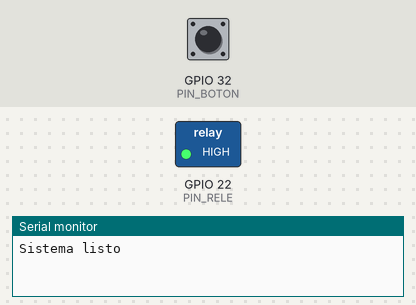
Simulated run of this sketch. Board: ESP32. On the bench: switched loads named in the sketch (green lamp = pin HIGH), the last lines printed to the serial monitor. Inputs (shaded band) come from the test bench; at power-on: GPIO 32 (PIN_BOTON) HIGH.

Above: at 1.2 s.
1.3 s: GPIO 32 (PIN_BOTON) pulled LOW for 0.15 s
At 1.37 s:
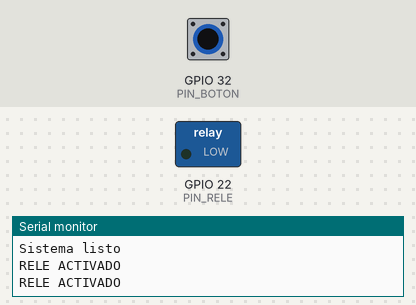
2.9 s: GPIO 32 (PIN_BOTON) pulled LOW for 3.2 s
At 6.5 s:
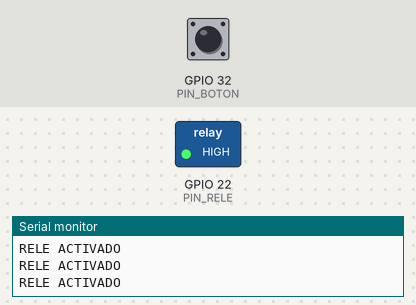
Timing chart, 0 to 8.0 s (numbered marks = the images above; inputs shaded):
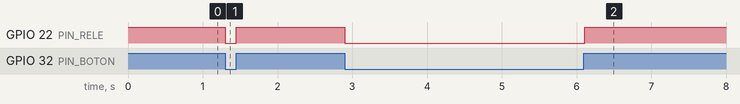

Measured:
- after the input at 1.3 s, GPIO 22 (PIN_RELE): HIGH → LOW at once, → HIGH 0.15 s later
- after the input at 2.9 s, GPIO 22 (PIN_RELE): HIGH → LOW at once, → HIGH 3.2 s later

The sketch:

sketch.ino
```cpp
const int PIN_BOTON = 32;
const int PIN_RELE  = 22;

void setup() {

  Serial.begin(115200);

  pinMode(PIN_BOTON, INPUT_PULLUP);
  pinMode(PIN_RELE, OUTPUT);

  // relé apagado
  digitalWrite(PIN_RELE, HIGH);

  Serial.println("Sistema listo");
}

void loop() {

  int estadoBoton = digitalRead(PIN_BOTON);

  if (estadoBoton == LOW) {   // botón presionado
    digitalWrite(PIN_RELE, LOW);
    Serial.println("RELE ACTIVADO");
  }
  else {
    digitalWrite(PIN_RELE, HIGH);
  }

  delay(50);
}
```
